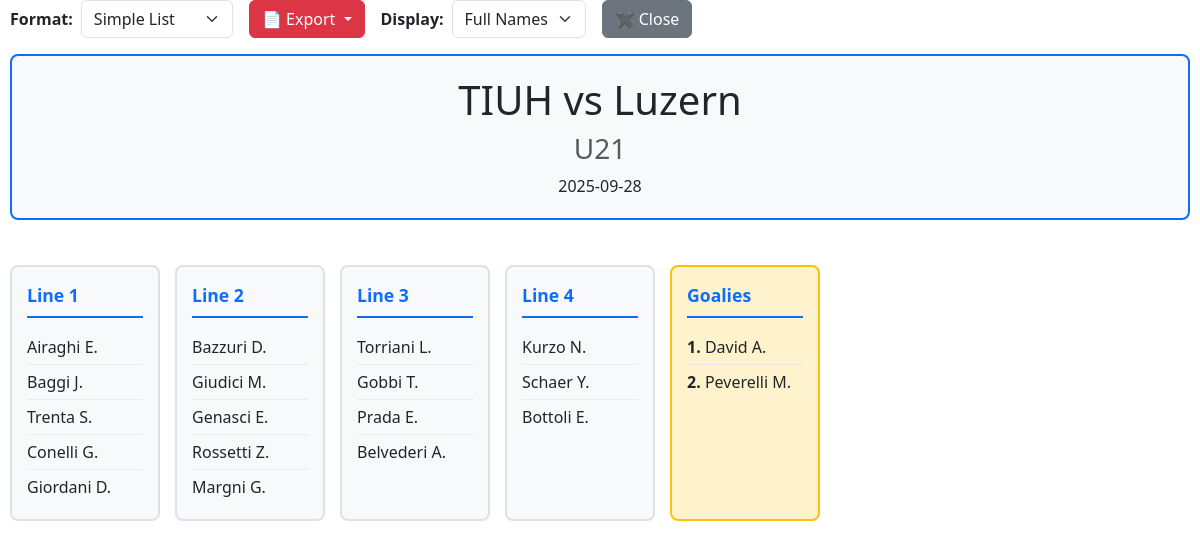
The page /game/2/lineup (signed in) on the database its author committed.
### models/game_model.py (models this page shows, shortened)
class GameRecord(db.Model):
    __tablename__ = 'games'
    id = db.Column(db.Integer, primary_key=True)
    season = db.Column(db.Text, default='', nullable=False)
    team = db.Column(db.Text, default='', nullable=False)
    home_team = db.Column(db.Text, default='', nullable=False)
    away_team = db.Column(db.Text, default='', nullable=False)
    date = db.Column(db.Text, default='', nullable=False)
    referee1 = db.Column(db.Text, default='', nullable=False)
    referee2 = db.Column(db.Text, default='', nullable=False)
    current_period = db.Column(db.Text, default='1', nullable=False)
    opponent_goalie_enabled = db.Column(db.Integer, default=0, nullable=False)
    exclude_from_stats = db.Column(db.Integer, default=0, nullable=False)
    lines = db.Column(db.Text, default='[]', nullable=False)
    goalies = db.Column(db.Text, default='[]', nullable=False)
    result = db.Column(db.Text, default='{}', nullable=False)
    formations = db.Column(db.Text, default='{}', nullable=False)
    plusminus = db.Column(db.Text, default='{}', nullable=False)
    goals = db.Column(db.Text, default='{}', nullable=False)
    assists = db.Column(db.Text, default='{}', nullable=False)
    unforced_errors = db.Column(db.Text, default='{}', nullable=False)
    shots_on_goal = db.Column(db.Text, default='{}', nullable=False)
    penalties_taken = db.Column(db.Text, default='{}', nullable=False)
    penalties_drawn = db.Column(db.Text, default='{}', nullable=False)
    saves = db.Column(db.Text, default='{}', nullable=False)
    goals_conceded = db.Column(db.Text, default='{}', nullable=False)
    goalie_plusminus = db.Column(db.Text, default='{}', nullable=False)
    game_scores = db.Column(db.Text, default='{}', nullable=False)
    goalie_game_scores = db.Column(db.Text, default='{}', nullable=False)
    opponent_goalie_saves = db.Column(db.Text, default='{}', nullable=False)
    opponent_goalie_goals_conceded = db.Column(db.Text, default='{}', nullable=False)
    block_shots = db.Column(db.Text, default='{}', nullable=False)
    stolen_balls = db.Column(db.Text, default='{}', nullable=False)
    extra_data = db.Column(db.Text, default='{}', nullable=False)
    def to_dict(self):
        game = {
            'id': self.id,
            'season': self.season or '',
            'team': self.team or '',
            'home_team': self.home_team or '',
            'away_team': self.away_team or '',
            'date': self.date or '',
            'referee1': self.referee1 or '',
            'referee2': self.referee2 or '',
            'current_period': self.current_period or '1',
            'opponent_goalie_enabled': bool(self.opponent_goalie_enabled),
            'exclude_from_stats': bool(self.exclude_from_stats),
            'lines': json.loads(self.lines or '[]'),
            'goalies': json.loads(self.goalies or '[]'),
            'result': json.loads(self.result or '{}'),
        }
        for col in _STAT_COLS:
            game[col] = json.loads(getattr(self, col) or '{}')
        formations = json.loads(self.formations or '{}')
        for fk in FORMATION_KEYS:
            game[fk] = formations.get(fk, [])
        extra = json.loads(self.extra_data or '{}')
        for k, v in extra.items():
            if k not in game:
                game[k] = v
        return game

### routes/game_routes.py (the view)
@game_bp.route('/game/<int:game_id>/lineup')
def view_game_lineup(game_id):
    game, roster, player_map = _lineup_context(game_id)
    if game is None:
        return "Game not found", 404
    return render_template('game_lineup.html', game=game, roster=roster, player_map=player_map)

### models/game_model.py (called while the page is built)
    def to_dict(self):
        return {
            'id': self.player_id,
            'number': self.number or '',
            'surname': self.surname or '',
            'name': self.name or '',
            'nickname': self.nickname or '',
            'position': self.position or 'A',
            'tesser': self.tesser or '',
            'hidden': bool(self.hidden),
        }

### models/roster.py (called while the page is built)
def _check_category(category):
    if not category or not validate_category(category):
        raise ValueError("Invalid category")

def _check_season(season):
    if season and not validate_season(season):
        raise ValueError("Invalid season format")

def load_roster(category=None, season=None):
    if not category:
        return []
    try:
        _check_category(category)
        _check_season(season)
        q = RosterPlayer.query.filter_by(category=category, season=season or "")
        rows = q.all()
        return [r.to_dict() for r in rows]
    except ValueError:
        raise
    except Exception:
        logger.exception("load_roster failed for category=%s season=%s", category, season)
        return []

### routes/game_routes.py (called while the page is built)
def _lineup_context(game_id):
    games = load_games()
    game = find_game_by_id(games, game_id)
    if not game:
        return None, None, None
    roster = []
    if game.get('team'):
        season = game.get('season', '')
        roster = load_roster(game['team'], season) if season else load_roster(game['team'])
    player_map = {}
    for player in roster:
        key = f"{player['number']} - {player['surname']} {player['name']}"
        player_map[key] = player
    return game, roster, player_map

### services/game_service.py (called while the page is built)
def load_games():
    try:
        rows = GameRecord.query.all()
        return [row.to_dict() for row in rows]
    except Exception:
        logger.exception('load_games failed')
        return []

def find_game_by_id(games, game_id):
    for game in games:
        if game.get('id') == game_id:
            return game
    return None

### utils/security.py (called while the page is built)
def validate_category(category):
    if not category:
        return False
    return bool(re.match(r'^[a-zA-Z0-9_-]+$', category))

def validate_season(season):
    if not season:
        return True  # Empty season is allowed for backward compatibility
    return bool(re.match(r'^[a-zA-Z0-9_\-\.]{1,50}$', season))

### templates/game_lineup.html (shortened to what this page needs)
<!DOCTYPE html>
<html lang="en">
<head>
    <link href="https://cdn.jsdelivr.net/npm/bootstrap@5.3.0/dist/css/bootstrap.min.css" rel="stylesheet">
</head>
<body>
    {% macro display_player(player_string) -%}
    {% set player_info = player_map.get(player_string, {}) %}
    {% set full_name = player_string.split(' - ')[1] if ' - ' in player_string else player_string %}
    {% set name_parts = full_name.split(' ') %}
    {% set formatted_name = name_parts[0] + ' ' + name_parts[1][0] + '.' if name_parts|length > 1 else full_name %}
    {% set nickname = player_info.get('nickname', '') if player_info else '' %}
    <span data-player-full="{{ formatted_name }}" data-player-nickname="{{ nickname }}">{{ formatted_name }}</span>
    {%- endmacro %}
    <div class="container-fluid mt-4 mb-4">
        <div class="no-print mb-3">
            <div class="d-flex flex-wrap gap-2 align-items-center">
                <label for="formatSelect" class="fw-bold">{{ g.t.get('format', 'Format') }}:</label>
                <select id="formatSelect" class="form-select" style="width: auto; min-width: 140px;"
                    onchange="changeFormat(this.value)">
                    <option value="format-1">{{ g.t.get('simple_list', 'Simple List') }}</option>
                </select>
                <div class="btn-group ms-0 ms-sm-2">
                    <button type="button" class="btn btn-danger dropdown-toggle" data-bs-toggle="dropdown" aria-expanded="false">
                        📄 {{ g.t.get('export', 'Export') }}
                    </button>
                </div>
                <label for="nameDisplay" class="fw-bold ms-0 ms-sm-2">{{ g.t.get('display_names', 'Display') }}:</label>
                <select id="nameDisplay" class="form-select" style="width: auto; min-width: 120px;"
                    onchange="changeNameDisplay(this.value)">
                    <option value="full">{{ g.t.get('full_names', 'Full Names') }}</option>
                </select>
                <button onclick="window.close()" class="btn btn-secondary ms-0 ms-sm-2">✖️ {{ g.t.get('close', 'Close') }}</button>
            </div>
        </div>
        <div id="format-1-content" class="format-1">
            <div class="lineup-header text-center">
                <h1 class="mb-2">{{ game.home_team }} vs {{ game.away_team }}</h1>
                {% if game.team %}
                <h3 class="text-muted">{{ game.team }}</h3>
                {% endif %}
                {% if game.date %}
                <p class="mb-0">{{ game.date }}</p>
                {% endif %}
            </div>
            <div class="lines-row">
                {% for line_idx in range(game.lines|length) %}
                <div class="formation-box">
                    <div class="formation-title">{{ g.t.get('line', 'Line') }} {{ line_idx + 1 }}</div>
                    <ul class="player-list">
                        {% for player in game.lines[line_idx] %}
                        <li>{{ display_player(player) }}</li>
                        {% endfor %}
                    </ul>
                </div>
                {% endfor %}
                <div class="formation-box goalie-section">
                    <div class="formation-title">{{ g.t.get('goalies', 'Goalies') }}</div>
                    <ul class="player-list">
                        {% for goalie in game.goalies %}
                        <li><strong>{{ loop.index }}.</strong> {{ display_player(goalie) }}</li>
                        {% endfor %}
                    </ul>
                </div>
            </div>
        </div>
                    {% set all_players = [] %}
                    {% for player in all_players %}
                        {% set player_info = player_map.get(player) %}
                    {% endfor %}
    </div>
</body>
</html>

### templates/game_lineup.html (style rules this page uses)
* { box-sizing: border-box; }
html { width: 100%; overflow-x: hidden; }
body { background-color: white; margin: 0; padding: 0; width: 100%; overflow-x: hidden; }
.container-fluid { padding-left: 10px; padding-right: 10px; max-width: 100% !important; width: 100% !important; margin: 0 !important; }
.format-1 { display: flex; flex-direction: column; gap: 15px; }
.format-1 .lines-row { display: flex; flex-wrap: wrap; gap: 15px; }
.format-1 .lineup-header { background-color: #f8f9fa; border: 2px solid #0d6efd; border-radius: 8px; padding: 20px; margin-bottom: 20px; width: 100%; }
.format-1 .formation-box { border: 2px solid #dee2e6; border-radius: 8px; padding: 15px; margin-top: 10px; margin-bottom: 15px; background-color: #f8f9fa; width: fit-content; min-width: 150px; max-width: 20%; flex: 0 1 auto; }
.format-1 .formation-title { font-weight: bold; color: #0d6efd; font-size: 1.1rem; margin-bottom: 12px; padding-bottom: 8px; border-bottom: 2px solid #0d6efd; }
.format-1 .player-list { list-style: none; padding-left: 0; margin-bottom: 0; }
.format-1 .player-list li { padding: 5px 0; border-bottom: 1px solid #e9ecef; }
.format-1 .player-list li:last-child { border-bottom: none; }
.format-1 .goalie-section { background-color: #fff3cd; border: 2px solid #ffc107; }

### rows shown on the page
GameRecord: home_team "TIUH", away_team "Luzern", team "U21", date "2025-09-28"

### other values the page prints
{{ g.t.get('format', 'Format') }} "Format"
{{ g.t.get('export', 'Export') }} "Export"
{{ g.t.get('display_names', 'Display') }} "Display"
{{ g.t.get('close', 'Close') }} "Close"
{{ g.t.get('line', 'Line') }} "Line" "Line" "Line" "Line"
{{ line_idx + 1 }} "1" "2" "3" "4"
{{ g.t.get('goalies', 'Goalies') }} "Goalies"
form field value "Simple List"
form field value "Full Names"
